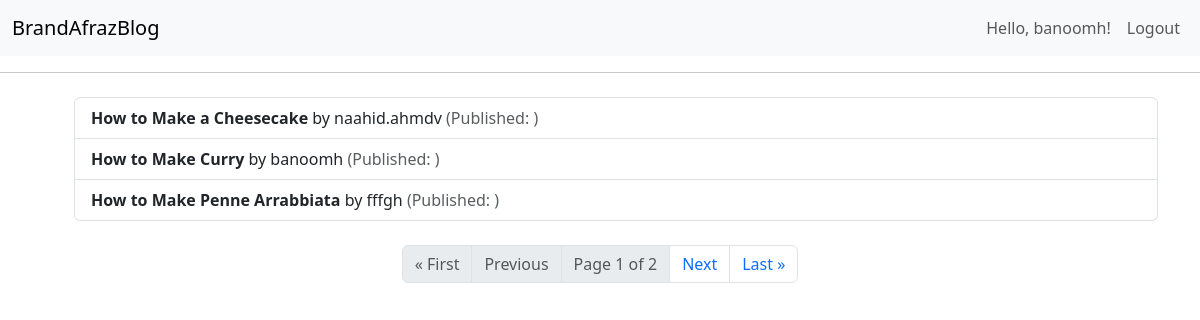
/blog/posts/ (signed in), run on the app's committed database.
### user/models.py (models this page shows)
class User(AbstractUser): #The User class inherits from Django's AbstractUser, which means it includes all the fields and methods of the default user model (like username, first_name, last_name, etc.) while allowing for customization.    #The 'User' model is defined as a subclass of 'django.contrib.auth.models.AbstractUser'. 'AbstractUser' is a base user model provided by Django that includes a set of default fields and methods for user authentication. 'AbstractUser' is a base class provided by Django that you can subclass to create a custom user model. AbstractUser:This is an abstract base class that includes fields and methods for a fully featured user model, including fields like username, password, email, first_name, last_name, and others. It allows developers to extend or modify the default user model while retaining its functionality. Built-in 'User' Model: The built-in 'User' model in Django is actually defined as a subclass of AbstractUser. It provides a concrete implementation of the user model with default fields and behaviors.Custom User Models: When creating a custom user model, you can either subclass 'AbstractUser' (to retain most of its features) or subclass 'AbstractBaseUser' (for more customization but requiring more work). In summary, while the built-in 'User' model is based on 'AbstractUser', they are not the same. The built-in model is what you typically interact with when using Django's authentication system, whereas 'AbstractUser' serves as a foundation for creating custom user models.
    email = models.EmailField(unique=True)    #The 'email' field is defined as a unique email field using 'models.EmailField(unique=True)'. 'unique=True' enforces that each email address must be unique across all instances of this model, meaning no two users can have the same email address.
    birthday = models.DateField(null=True, blank=True)   #This line adds a birthday field that can store a date. The parameters 'null=True' and 'blank=True' indicate that this field is optional; it can be left empty in forms and can also be stored as 'NULL' in the database.
    USERNAME_FIELD = 'email'     #The 'USERNAME_FIELD' is a special attribute defined in the 'User' model that specifies which field should be used as the unique identifier for authentication purposes. By setting USERNAME_FIELD = 'email', you are telling Django to use the email field instead of the default 'username' field for authentication.
    REQUIRED_FIELDS = ['first_name', 'last_name', 'username']#This list specifies additional fields that are required when creating a superuser via the command line (using the createsuperuser command). In this case, when creating a superuser, both first_name, last_name, and username must be provided in addition to the email and password. #Requires 'first_name' and 'last_name' to be provided when creating a superuser via the 'createsuperuser' command. #مختص ادمین است  #The'REQUIRED_FIELDS' attribute is used to define additional fields that should be prompted for when creating a user interactively, specifically through the createsuperuser management command. This allows you to specify which fields are necessary beyond the default username and password. When you write 'REQUIRED_FIELDS = ['first_name', 'last_name', 'username']' in your custom user model that inherits from AbstractUser(which is a class in Django provides a fully featured user model that includes several fields by default.), it means that you want to specify additional fields that should be required besides the default required fields (username and password) when creating a user through the command line management command 'createsuperuser'.The fields listed in 'REQUIRED_FIELDS' are required in addition to the default required fields (username and password). This means that when you run the command 'python manage.py createsuperuser', Django will prompt you for the 'username', 'password', 'first_name', and 'last_name', 'username'.
    objects = UserManager()  #Utilizing a custom user manager ('UserManager') to handle user creation logic.#This line assigns an instance of the custom user manager ('UserManager') to the objects attribute of the user model. The custom manager provides methods for creating regular users and superusers with specific validation logic.
    class Meta:                  #class Meta: is an inner class used to provide metadata to the model. ' db_table = "auth_user" ' specifies the name of the database table that will store this model's data. By default, Django would create a table named 'appname_user', but this line changes it to 'auth_user', which is commonly used for user-related tables in Django applications.
        db_table = "auth_user"   #user_user اسم اون تیبلی که در دیتابیس قراره ساخته بشه برای ذخیره دیتای مربوط به این مدل‌مان، را مشخص کردیم اگه این خط را نمینوشتیم اسم تیبل‌مان می‌شد
    def __str__(self):    #است که ما بالاتر برابر با ایمیلش قرار داریم ولی خب ما دوست داشتیم همون یوزرنیم باشه "USERNAME_FIELD" اگه ما کلا این متد رو برای کلاس یوزر ننویسیم، دیفالتش
        return self.username

### blog/models.py (models this page shows, shortened)
class Post(models.Model):
    author = models.ForeignKey(User, on_delete=models.CASCADE)
    category = models.ForeignKey(Category, on_delete=models.SET_NULL, null=True, blank=True)
    title = models.CharField(max_length=200)
    description = models.TextField()
    posted_on = models.DateTimeField(auto_now_add=True)
    liked_by = models.ManyToManyField(User, related_name="liked_posts", null=True, blank=True) #در یک فیلدش آیدی پست و در دیگری آیدی یوزر است و مااز تیبل میانی که به واسطه این ریلیشن منی تو منی ایجاد شده متوجه می‌شیم که هر یوزری چه پستی را لایک کرده و یا مثلا تعداد لایک‌های یک پستی چندتا بوده LikeUserPost اسمش رو گذاشتیم ERD وقتی بین دو تا مدل ریلیشن منی تو منی برقراره، توی یکی‌شون هم بنویسم این ریلیشن رو کافیه . و معمولا در مدلی که بعدا ساخته میشه اون ریلیشن رو می‌نویسن. الان مثلا لازم نیست توی مدل یوزر هم برم و این خط رو بنویسم و این فیلد منی تو منی میاد بین اون دو تا تیبل (مدل) یدونه تیبل میانی درست می‌کنه که همونطور که در .

### blog/views.py (the view)
# urls.py: path('posts/', PostListView.as_view(), name='posts_list'),
class PostListView(ListView): #a class-based view in Django for displaying a list of posts. This line defines a new class called 'PostListView' that inherits from Django's 'ListView', which is a generic view designed to display a list of objects.
    model = Post  #This specifies that the view will use the 'Post' model. Django will query this model to retrieve the objects (which are\that are) to be displayed (باید نمایش داده شوند).
    template_name = 'posts.html' #This indicates the template file that will be used to render the list of posts. In this case, it is 'posts.html'.
    context_object_name = 'posts'  #This sets the name of the context variable that will be passed to the template. Instead of using the default name (which would be 'object_list'), you can reference the list of posts in your template as 'posts'.
    paginate_by = 3  #This specifies that the list should be paginated, showing 3 posts per page. If there are more than 3 posts, Django will automatically provide pagination controls.

### templates/posts.html (shortened to what this page needs)
{%extends "base.html"%}
{% block content %}
<ul>
  <ul class="list-group">
        {% for post in posts %}
            <li class="list-group-item">
                <strong>{{ post.title }}</strong> by {{ post.author }}
                <span class="text-muted">(Published: {{ post.created_at }})</span>
            </li>
        {% empty %}
            <li class="list-group-item text-danger">No posts available.</li>
        {% endfor %}
    </ul>
</ul>
<nav aria-label="Page navigation" class="mt-4">
    <ul class="pagination justify-content-center">
        {% if page_obj.has_previous %}
            <li class="page-item"><a class="page-link" href="?page=1">&laquo; First</a></li>
            <li class="page-item"><a class="page-link" href="?page={{ page_obj.previous_page_number }}">Previous</a></li>
        {% else %}
            <li class="page-item disabled"><a class="page-link">&laquo; First</a></li>
            <li class="page-item disabled"><a class="page-link">Previous</a></li>
        {% endif %}
        <li class="page-item disabled"><a class="page-link">Page {{ page_obj.number }} of {{ page_obj.paginator.num_pages }}</a></li>
        {% if page_obj.has_next %}
            <li class="page-item"><a class="page-link" href="?page={{ page_obj.next_page_number }}">Next</a></li>
            <li class="page-item"><a class="page-link" href="?page={{ page_obj.paginator.num_pages }}">Last &raquo;</a></li>
        {% else %}
            <li class="page-item disabled"><a class="page-link">Next</a></li>
            <li class="page-item disabled"><a class="page-link">Last &raquo;</a></li>
        {% endif %}
    </ul>
</nav>
{%endblock%}

### templates/base.html (shortened to what this page needs)
<!DOCTYPE html>
<html lang="en">
<head>
    <link href="https://cdn.jsdelivr.net/npm/bootstrap@5.3.0-alpha1/dist/css/bootstrap.min.css" rel="stylesheet">
</head>
<body>
<nav class="navbar navbar-expand-lg navbar-light bg-light">
    <div class="container-fluid">
        <a class="navbar-brand" href="#">BrandAfrazBlog</a>
        <div class="collapse navbar-collapse" id="navbarNav">
            <ul class="navbar-nav ms-auto">
                {% if user.is_authenticated %}
                    <li class="nav-item">
                        <a class="nav-link" href="#">Hello, {{ user.username }}!</a>
                    </li>
                    <li class="nav-item">
                        <a class="nav-link"  href="{% url 'logout' %}">Logout</a>
                    </li>
                {% endif %}
            </ul>
        </div>
    </div>
</nav>
<hr>
<div class="container mt-4">
    {% block content %}{% endblock %}
</div>
</body>
</html>

### data on the page
Post: title "How to Make a Cheesecake", author "naahid.ahmdv"
Post: title "How to Make Curry", author "banoomh"
Post: title "How to Make Penne Arrabbiata", author "fffgh"

### other printed values
{{ user.username }} "banoomh"
{{ page_obj.number }} "1"
{{ page_obj.paginator.num_pages }} "2"
